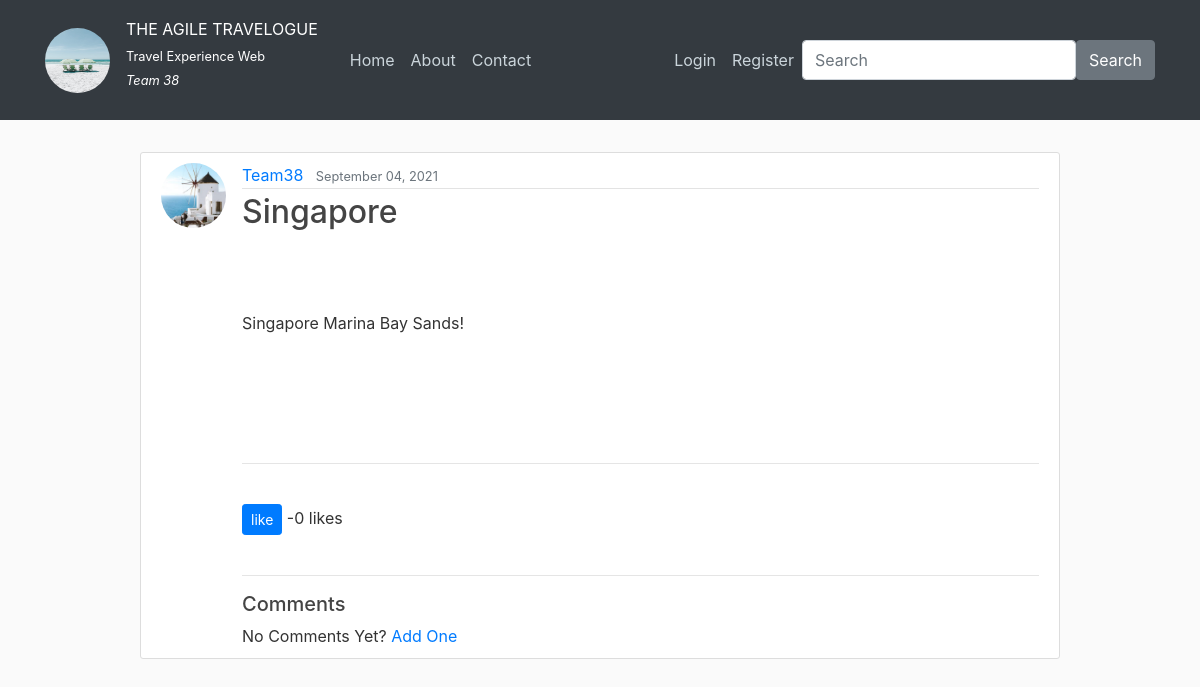
The page /post/10/ on the database its author committed.
### TravelExperienceApp/models.py (models this page shows, shortened)
class Post(models.Model):
    title = models.CharField(max_length=100)       # title (character field)
    file = models.FileField(upload_to="files")     # upload images
    content = models.TextField()                   # content
    date_posted = models.DateTimeField(default=timezone.now)     # date
    author = models.ForeignKey(User, on_delete=models.CASCADE)   # user
    likes = models.ManyToManyField(User, blank = True, related_name='likes')

### users/models.py (models this page shows, shortened)
class Profile(models.Model):
    user = models.OneToOneField(User, on_delete=models.CASCADE)
    image = models.ImageField(default='default_picture.jpg', upload_to='profile_pics')

### TravelExperienceApp/views.py (the view)
# urls.py: path('post/<int:pk>/', PostDetailView.as_view(), name='post-detail'),
class PostDetailView(DetailView):
    model = Post

### TravelExperienceApp/templates/TravelExperienceApp/post_detail.html (shortened to what this page needs)
{% extends "TravelExperienceApp/base.html" %}
{% load crispy_forms_tags %}
{% load social_share %}
{% block content %}
  <article class="media content-section">
    <img class="rounded-circle article-img" src="{{ object.author.profile.image.url }}">
    <div class="media-body">
      <div class="article-metadata">
        <a class="mr-2" href="{% url 'user-posts' object.author.username %}">{{ object.author }}</a>
        <small class="text-muted">{{ object.date_posted|date:"F d, Y" }}</small>
      </div>
      <h2 class="article-title">{{ object.title }}</h2>
        <br/>
      <br/><br/>
      <p class="article-content">{{ object.content }}</p>
      <br/><br/><br/>
      <br/>
      <hr>
      <br/>
     <div class="d-flex flex-row">
       <form method="POST" action="{% url 'like' object.pk%}">
           <button  class = "btn btn-primary btn-sm">like
           </button> <span> -{{ post.likes.all.count }} likes</span>
       </form>
     </div>
      <br/>
      <hr>
      <h5>Comments</h5>
      {% if not post.comments.all %}
          No Comments Yet? <a href ="{% url 'add-comment' object.pk %}">
          Add One</a>
      {% endif %}
    </div>
  </article>
{% endblock content %}

### TravelExperienceApp/static/TravelExperienceApp/main.css (style rules this page uses)
body { background: #fafafa; color: #333333; margin-top: 5rem; }
h1, h2, h3, h4, h5, h6 { color: #444444; }
.content-section { background: #ffffff; padding: 10px 20px; border: 1px solid #dddddd; border-radius: 3px; margin-bottom: 20px; }
.article-title { color: #444444; }
.article-content { white-space: pre-line; }
.article-img { height: 65px; width: 65px; margin-right: 16px; }
.article-metadata { padding-bottom: 1px; margin-bottom: 4px; border-bottom: 1px solid #e3e3e3 }

### rows shown on the page
Post: author.profile.image (placeholder picture), author "Team38", date_posted "September 04, 2021", title "Singapore", content "Singapore Marina Bay Sands!", likes.all.count "0"
